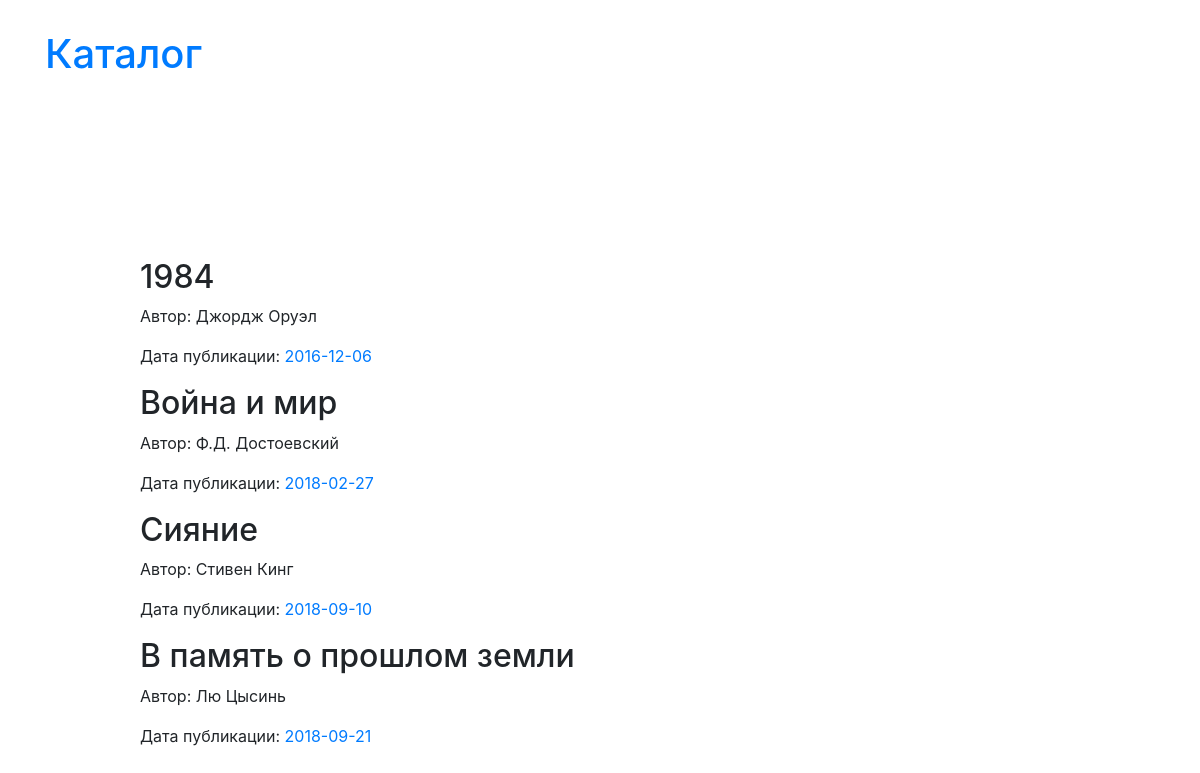
The page / on the database its author committed.
### books/models.py (models this page shows, shortened)
class Book(models.Model):
    name = models.CharField(u'Название', max_length=64)
    author = models.CharField(u'Автор', max_length=64)
    pub_date = models.DateField(u'Дата публикации')
    class Meta:
        ordering = ['pub_date']

### books/views.py (the view)
# urls.py: path('', books_view, name='books'),
def books_view(request):
    template = 'books/books_list.html'
    books = Book.objects.all()
    context = {'books': books}
    return render(request, template, context)

### templates/books/books_list.html (shortened to what this page needs)
{% extends "base.html" %}
{% load static %}
{% block content %}
    <div class="container">
        <div class="header">
            <h1><a href="/books">Каталог</a></h1>
        </div>
        <div class="row">
            <div class="book col-6 offset-md-1">
                {% for book in books %}
                <h2>{{ book.name }}</h2>
                <p>Автор: {{ book.author }}</p>
                <p>
                    Дата публикации: <a href="/books/{{ book.pub_date|date:'Y-m-d' }}">{{ book.pub_date|date:'Y-m-d' }}
                    </a>
                </p>
                {% endfor %}
            </div>
        </div>
    </div>
{% endblock %}

### templates/base.html (shortened to what this page needs)
<!DOCTYPE html>{% load static %}
<html>
  <head>
    <link type="text/css" rel="stylesheet" href="{% static "css/bootstrap.css" %}"  media="screen,projection"/>
    <link type="text/css" rel="stylesheet" href="{% static "css/style.css" %}"  media="screen,projection"/>
  </head>
  <body>
    {% block content %}{% endblock %}
  </body>
</html>

### static/css/style.css (style rules this page uses)
.header { margin-top: 30px; margin-bottom: 150px; }
.book { margin-top: 30px; margin-bottom: 30px; }

### rows shown on the page
Book: name "1984", author "Джордж Оруэл", pub_date "2016-12-06"
Book: name "Война и мир", author "Ф.Д. Достоевский", pub_date "2018-02-27"
Book: name "Сияние", author "Стивен Кинг", pub_date "2018-09-10"
Book: name "В память о прошлом земли", author "Лю Цысинь", pub_date "2018-09-21"
